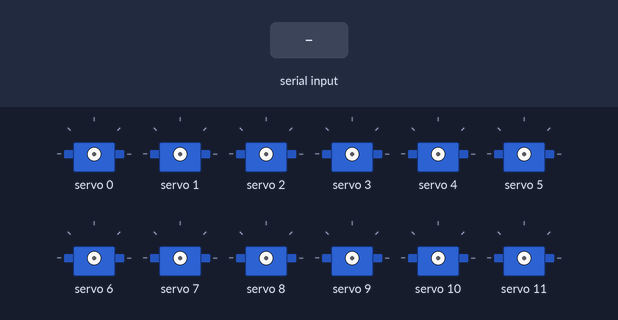
Recording of a sketch running on a simulated Arduino Uno, built with avr-gcc and run on an emulated ATmega328P. Shown: 12 × servo. The test bench sets the inputs (shaded band). What the sketch prints to the serial monitor is not drawn.

Above: at 1.2 s.
1.3 s: "F" received over Serial
At 1.78 s:
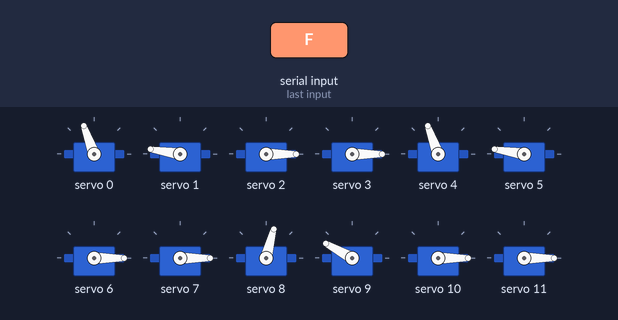
4.3 s: "M" received over Serial
At 5.0 s:
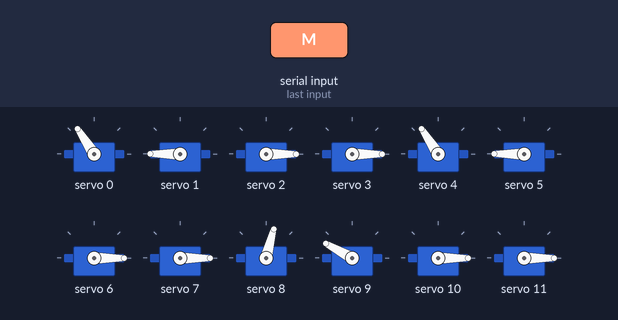
5.8 s: "D" received over Serial
At 6.5 s:
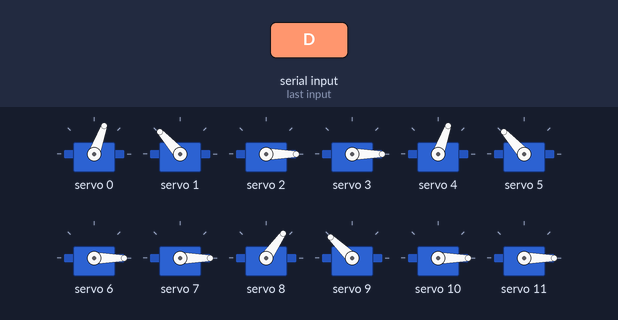
7.3 s: "B" received over Serial
At 7.47 s:
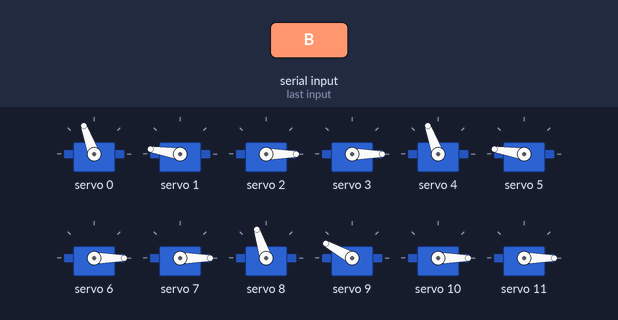
10.3 s: "C" received over Serial
11.8 s: "L" received over Serial
At 13.2 s:
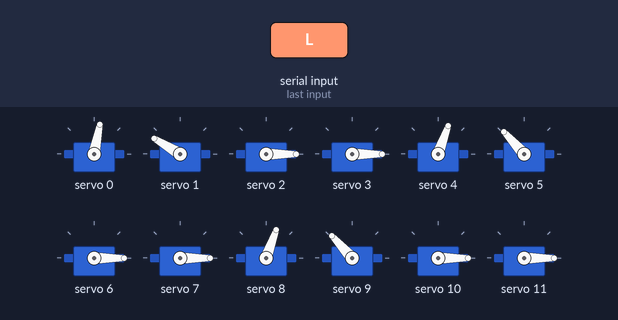
Timing chart, 0 to 14.3 s (numbered marks = the images above; inputs shaded):
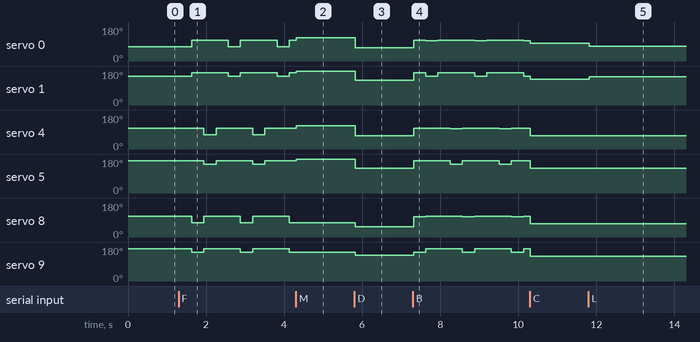

Measured:
- after the input at 1.3 s, servo 0: alternates 110° for 0.94 s and 75° for 0.31 s, starting after 0.33 s; servo 1: alternates 171° for 0.94 s and 151° for 0.31 s, starting after 0.33 s
- after the input at 4.3 s, servo 8: stays 75° (without the input it goes to 110° after 0.15 s); servo 9: stays 151° (without the input it goes to 171° after 0.15 s)
- after the input at 5.8 s, servo 0, servo 4: 123° → 70° at once; servo 1, servo 5: 180° → 132° at once; servo 8: 75° → 55° at once; servo 9: 151° → 136° at once
- after the input at 7.3 s, servo 0: 70° → 110° at once, then repeats every 1.3 s: 108° 0.31 s, 110° 0.94 s; servo 1: 132° → 171° at once, then repeats every 1.3 s: 151° 0.31 s, 171° 0.94 s; servo 4, servo 8: alternates 110° for 0.94 s and 108° for 0.31 s, starting at once; servo 5, servo 9: alternates 171° for 0.94 s and 151° for 0.31 s, starting at once
- after the input at 11.8 s, servo 0: 95° → 79° at once; servo 1: 136° → 149° at once

The sketch:

doggy.ino
```cpp
#include <Wire.h>
#include <math.h>
#include <Adafruit_PWMServoDriver.h>

Adafruit_PWMServoDriver pwm = Adafruit_PWMServoDriver();
#define SERVO_FREQ 50

int angle[16];
int servoref[16] = {
  90, 90, 0, 0,
  90, 90, 0, 0,
  90, 90, 0, 0,
  90, 90, 0, 0
};

float c[4], d[4], x[4], z[4];

// Bluetooth state
char btCmd = 'S';
unsigned long lastStepTime = 0;
int stepIndex = 0;

void holdposition();
void IK();

// ----------------------------------------------------

void setup() {
  Serial.begin(9600);

  pwm.begin();
  pwm.setOscillatorFrequency(25000000);
  pwm.setPWMFreq(SERVO_FREQ);
  delay(10);

  // Default stand
  for (int i = 0; i < 4; i++) {
    c[i] = 140;
    x[i] = 0;
  }

  Serial.println("Bluetooth Quadruped Ready");
}

// ----------------------------------------------------

void loop() {

  // Read Bluetooth
  if (Serial.available()) {
    btCmd = Serial.read();
  }

  // Command handler
  switch (btCmd) {
    case 'A': standPose(); break;
    case 'M': sitPose();   break;
    case 'D': layPose();   break;
    case 'C': sleepPose(); break;

    case 'F': walkForward();  break;
    case 'B': walkBackward(); break;
    case 'L': turnLeft();     break;
    case 'R': turnRight();    break;

    case 'S': stopMove();     break;
  }
}

// ----------------------------------------------------
// POSTURES

void standPose() {
  for (int i = 0; i < 4; i++) {
    x[i] = 0;
    c[i] = 140;
  }
  IK(); holdposition();
}

void sitPose() {
  c[0] = c[1] = 160;
  c[2] = c[3] = 110;
  IK(); holdposition();
}

void layPose() {
  for (int i = 0; i < 4; i++) {
    c[i] = 90;
  }
  IK(); holdposition();
}

void sleepPose() {
  layPose();
  btCmd = 'S';
}

// ----------------------------------------------------
// WALKING (CRAWL)

void walkForward() {
  if (millis() - lastStepTime < 300) return;

  int order[4] = {0, 2, 1, 3}; // FL, BR, FR, BL
  int leg = order[stepIndex];

  for (int i = 0; i < 4; i++) {
    x[i] = 0;
    c[i] = 140;
  }

  c[leg] = 110;
  x[leg] = 30;

  IK(); holdposition();

  stepIndex = (stepIndex + 1) % 4;
  lastStepTime = millis();
}

void walkBackward() {
  if (millis() - lastStepTime < 300) return;

  int order[4] = {3, 1, 2, 0};
  int leg = order[stepIndex];

  for (int i = 0; i < 4; i++) {
    x[i] = 0;
    c[i] = 140;
  }

  c[leg] = 110;
  x[leg] = -30;

  IK(); holdposition();

  stepIndex = (stepIndex + 1) % 4;
  lastStepTime = millis();
}

void turnLeft() {
  if (millis() - lastStepTime < 300) return;

  c[0] = 110; x[0] = 20;
  c[3] = 110; x[3] = -20;

  IK(); holdposition();
  lastStepTime = millis();
}

void turnRight() {
  if (millis() - lastStepTime < 300) return;

  c[1] = 110; x[1] = 20;
  c[2] = 110; x[2] = -20;

  IK(); holdposition();
  lastStepTime = millis();
}

void stopMove() {
  // hold position
}

// ----------------------------------------------------
// SERVO OUTPUT

void holdposition() {
  for (int i = 0; i < 16; i++) {
    int us = map(angle[i], 0, 180, 500, 2500);
    pwm.writeMicroseconds(i, us);
  }
}

// ----------------------------------------------------
// 2-DOF INVERSE KINEMATICS (UNCHANGED, CLEAN)

void IK() {
  float a = 80;
  float b = 140;

  for (int n = 0; n < 4; n++) {
    float D = sqrt(x[n]*x[n] + c[n]*c[n]);
    D = constrain(D, abs(a - b), a + b);

    float knee = acos((a*a + b*b - D*D) / (2*a*b));
    float hip  = atan2(c[n], x[n]) -
                 acos((a*a + D*D - b*b) / (2*a*D));

    knee *= 180 / PI;
    hip  *= 180 / PI;

    int hipServo, kneeServo;
    if (n == 0) { hipServo = 0;  kneeServo = 1;  }
    if (n == 1) { hipServo = 4;  kneeServo = 5;  }
    if (n == 2) { hipServo = 8;  kneeServo = 9;  }
    if (n == 3) { hipServo = 12; kneeServo = 13; }

    angle[hipServo]  = servoref[hipServo]  + hip;
    angle[kneeServo] = servoref[kneeServo] + knee;
  }
}
```
